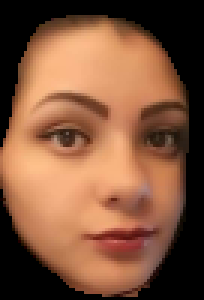
%> input picture David_Meyer_Project1/Dataset/enrolling/ID45_001.png, 68 x 100 px (shown 3 times larger)
$ octave MeyerFaceDetection.m   (GNU Octave 9; MATLAB toolbox functions it lacks are replaced by stand-ins)
%> lines starting %> are read from the running program, lines starting %| are printed output that depends on the picture
% David Meyer    Face Detection     10/22/2019
clc
clear all
close all

chloe1a = imread('Dataset/enrolling/ID45_001.png');
%> chloe1a is the input picture: size 100x68x3 uint8; mean R, G, B 129.1, 85.8, 60.7
chloe2a = imread('Dataset/enrolling/ID45_002.png');
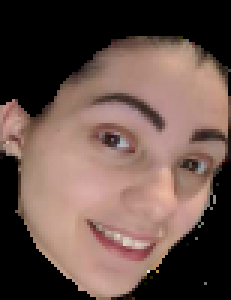
%> input picture Dataset/enrolling/ID45_002.png, 77 x 100 px (shown 3 times larger)
%> chloe2a is the input picture: size 100x77x3 uint8; mean R, G, B 103.3, 81, 73.7
chloe3a = imread('Dataset/enrolling/ID45_003.png');
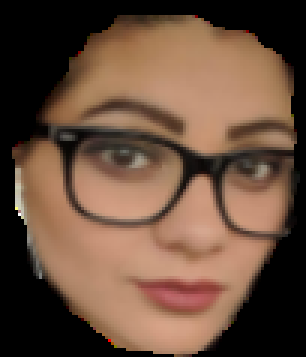
%> input picture David_Meyer_Project1/Dataset/enrolling/ID45_003.png, 102 x 119 px (shown 3 times larger)
%> chloe3a is the input picture: size 119x102x3 uint8; mean R, G, B 104.3, 77.5, 60.3
chloe4a = imread('Dataset/enrolling/ID45_004.png');
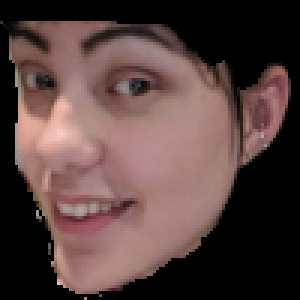
%> input picture Dataset/enrolling/ID45_004.png, 100 x 100 px (shown 3 times larger)
%> chloe4a is the input picture: size 100x100x3 uint8; mean R, G, B 86.7, 65.2, 62.7
chloe5a = imread('Dataset/enrolling/ID45_005.png');
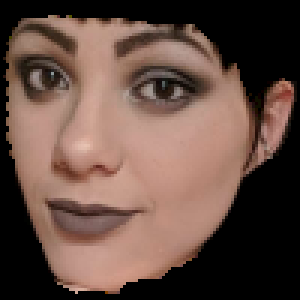
%> input picture ID45_005.png, 100 x 100 px (shown 3 times larger)
%> chloe5a is the input picture: size 100x100x3 uint8; mean R, G, B 101.2, 77, 67.5


chloe1 = rgb2gray(chloe1a);%100X68 need to change size
chloe1 = imresize(chloe1, [100 100]);
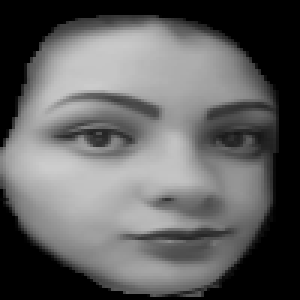
%> chloe1: size 100x100 uint8 (shown 3 times larger); min 0, max 204, mean 95.9
chloe2 = rgb2gray(chloe2a);
chloe2 = imresize(chloe2, [100 100]);
%> chloe2: size 100x100 uint8
chloe3 = rgb2gray(chloe3a);
chloe3 = imresize(chloe3, [100 100]);
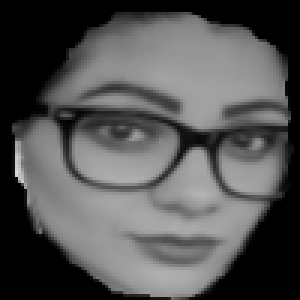
%> chloe3: size 100x100 uint8 (shown 3 times larger); min 0, max 220, mean 83.6
chloe4 = rgb2gray(chloe4a);
chloe5 = rgb2gray(chloe5a);
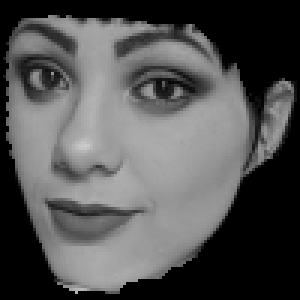
%> chloe5: size 100x100 uint8 (shown 3 times larger); min 0, max 203, mean 83.2

%figure,montage({chloe5a,chloe5})
%figure,imshow(chloe1)
%figure,imshow(chloe2)
%figure,imshow(chloe3)
%figure,imshow(chloe4)
%figure,imshow(chloe5)

imwrite(chloe1, 'ID45_001.bmp')
imwrite(chloe2, 'ID45_002.bmp')
imwrite(chloe3, 'ID45_003.bmp')
imwrite(chloe4, 'ID45_004.bmp')
imwrite(chloe5, 'ID45_005.bmp')
%Now my pictures are similar to all the other pictures inside the dataset.
%Manually moved them to the folder to use in the enrolling and training.


%NOTES OF GIVEN SET
%All images 100 X 100 and grayscaled, so already normalized.
%Only have to find the characteristics using eigenvectors.
%IFF AA' = 0, then same characteristics meaning same person.

%No ID28_###.bmp .   SO... Only 43 people

%% Enhancement
%> (the run ends here)
